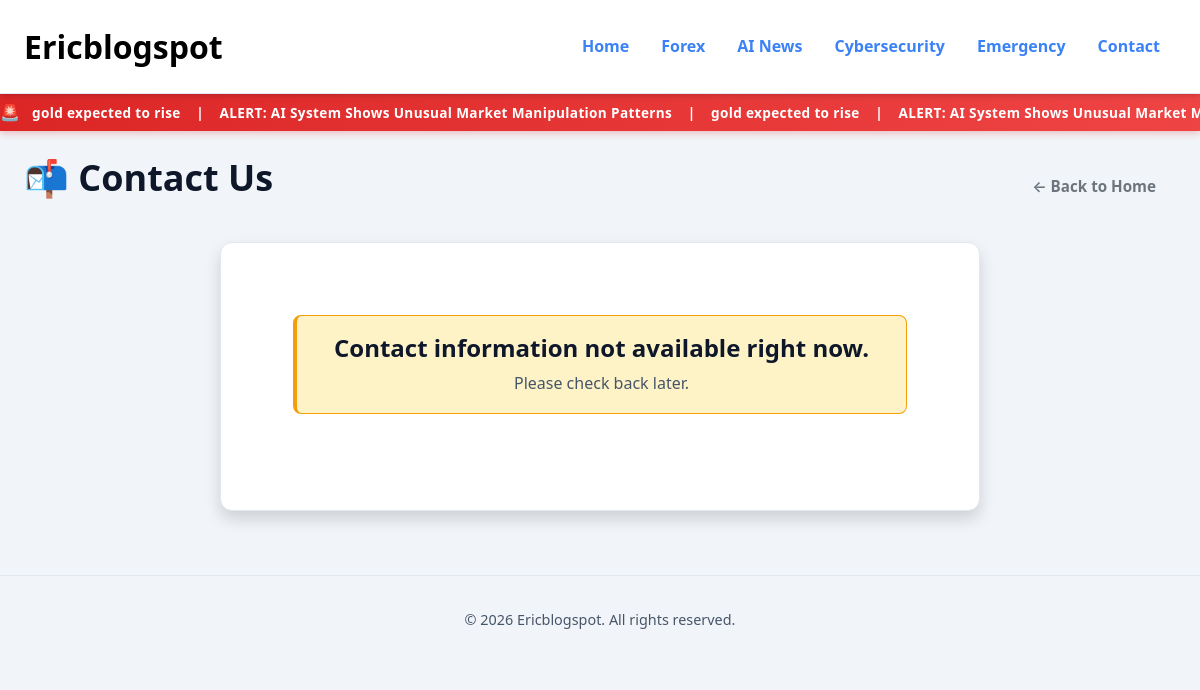
Page /contact/ on the earlier database version.
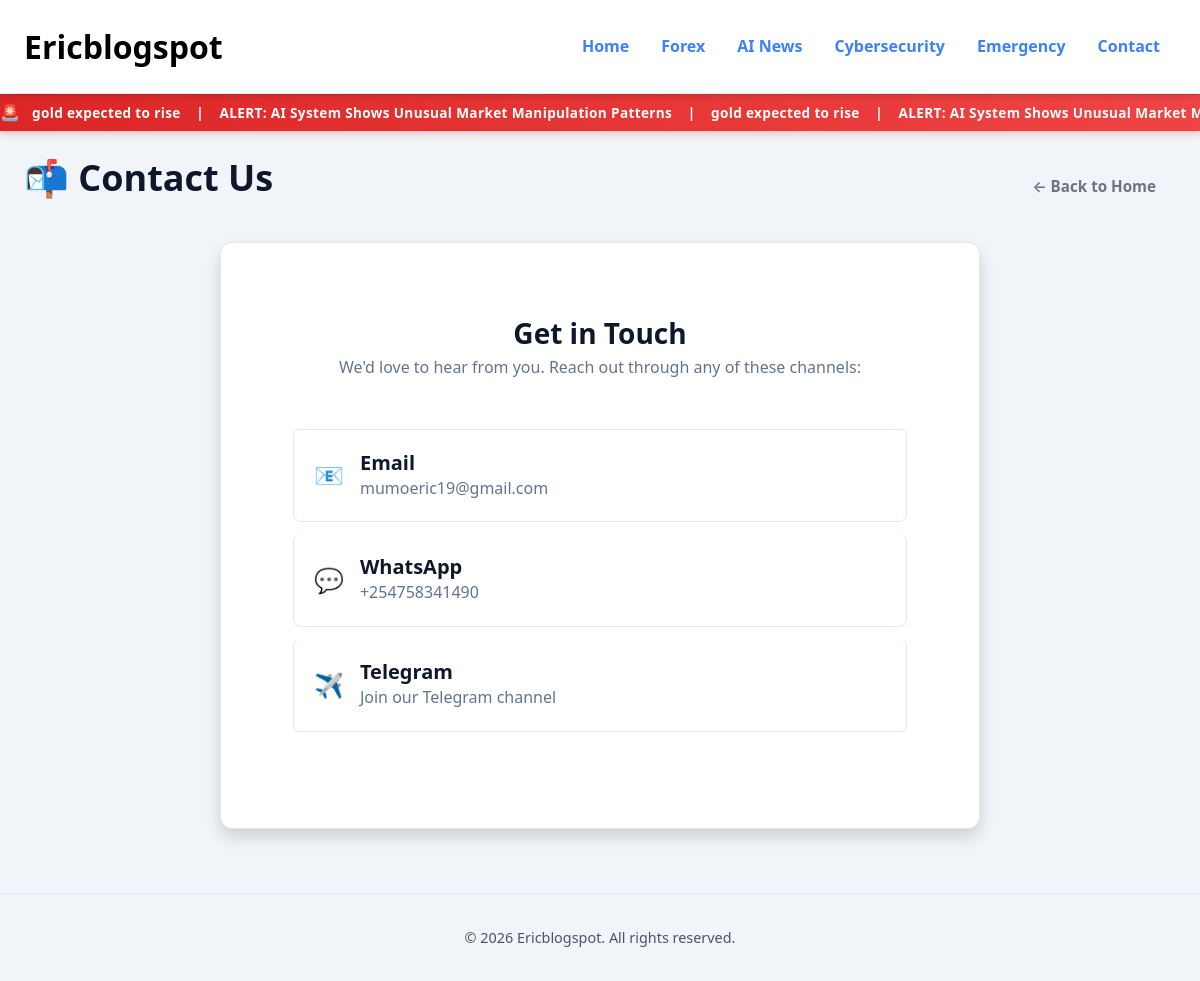
Same page on the later database version.
### core/models.py (models this page shows, shortened)
class ContactInfo(models.Model):
    email = models.EmailField(max_length=200)
    whatsapp = models.CharField(max_length=20, help_text="e.g. +1234567890")
    telegram = models.URLField(help_text="https://t.me/username")
    is_active = models.BooleanField(default=True)
    class Meta:
        verbose_name_plural = "Contact Info"

### core/views.py (the view)
# urls.py: path('contact/', contact, name='contact'),
def contact(request):
    contact_info = ContactInfo.objects.filter(is_active=True).order_by('-id').first()
    return render(request, "contact.html", {
        "contact_info": contact_info,
    })

### core/context_processors.py (called while the page is built)
def emergency_news(request):
    return {
        'emergency_items': News.objects.filter(is_emergency=True)
    }

### templates/contact.html
{% extends "base.html" %}
{% block content %}
<div class="d-flex justify-content-between align-items-center mb-4">
    <h1>📬 Contact Us</h1>
    <a href="{% url 'home' %}" class="btn btn-outline-secondary">&larr; Back to Home</a>
</div>
<div class="row justify-content-center">
    <div class="col-md-8 col-lg-6">
        <div class="card shadow">
            <div class="card-body p-5">
                {% if contact_info %}
                <div class="text-center mb-5">
                    <h2 class="mb-1">Get in Touch</h2>
                    <p class="text-muted">We'd love to hear from you. Reach out through any of these channels:</p>
                </div>
                <div class="list-group mb-4">
                    <a href="mailto:{{ contact_info.email }}" class="list-group-item list-group-item-action">
                        <div class="d-flex align-items-center">
                            <span class="me-3 fs-4">📧</span>
                            <div>
                                <h5 class="mb-0">Email</h5>
                                <p class="mb-0 text-muted">{{ contact_info.email }}</p>
                            </div>
                        </div>
                    </a>
                    <a href="https://wa.me/{{ contact_info.whatsapp|cut:'+'|cut:' ' }}" target="_blank" class="list-group-item list-group-item-action">
                        <div class="d-flex align-items-center">
                            <span class="me-3 fs-4">💬</span>
                            <div>
                                <h5 class="mb-0">WhatsApp</h5>
                                <p class="mb-0 text-muted">{{ contact_info.whatsapp }}</p>
                            </div>
                        </div>
                    </a>
                    <a href="{{ contact_info.telegram }}" target="_blank" class="list-group-item list-group-item-action">
                        <div class="d-flex align-items-center">
                            <span class="me-3 fs-4">✈️</span>
                            <div>
                                <h5 class="mb-0">Telegram</h5>
                                <p class="mb-0 text-muted">Join our Telegram channel</p>
                            </div>
                        </div>
                    </a>
                </div>
                {% else %}
                <div class="alert alert-warning text-center">
                    <h4>Contact information not available right now.</h4>
                    <p class="mb-0">Please check back later.</p>
                </div>
                {% endif %}
            </div>
        </div>
    </div>
</div>
{% endblock %}

Differences in the rows shown:
added ContactInfo: email "mumoeric19@gmail.com", whatsapp "+254758341490"
Other differences:
text no longer shown: "Contact information not available right now. Please check back later."
text now shown: "Get in Touch We'd love to hear from you. Reach out through any of these channels: 📧 Email 💬 WhatsApp ✈️ Telegram Join our Telegram channel"
